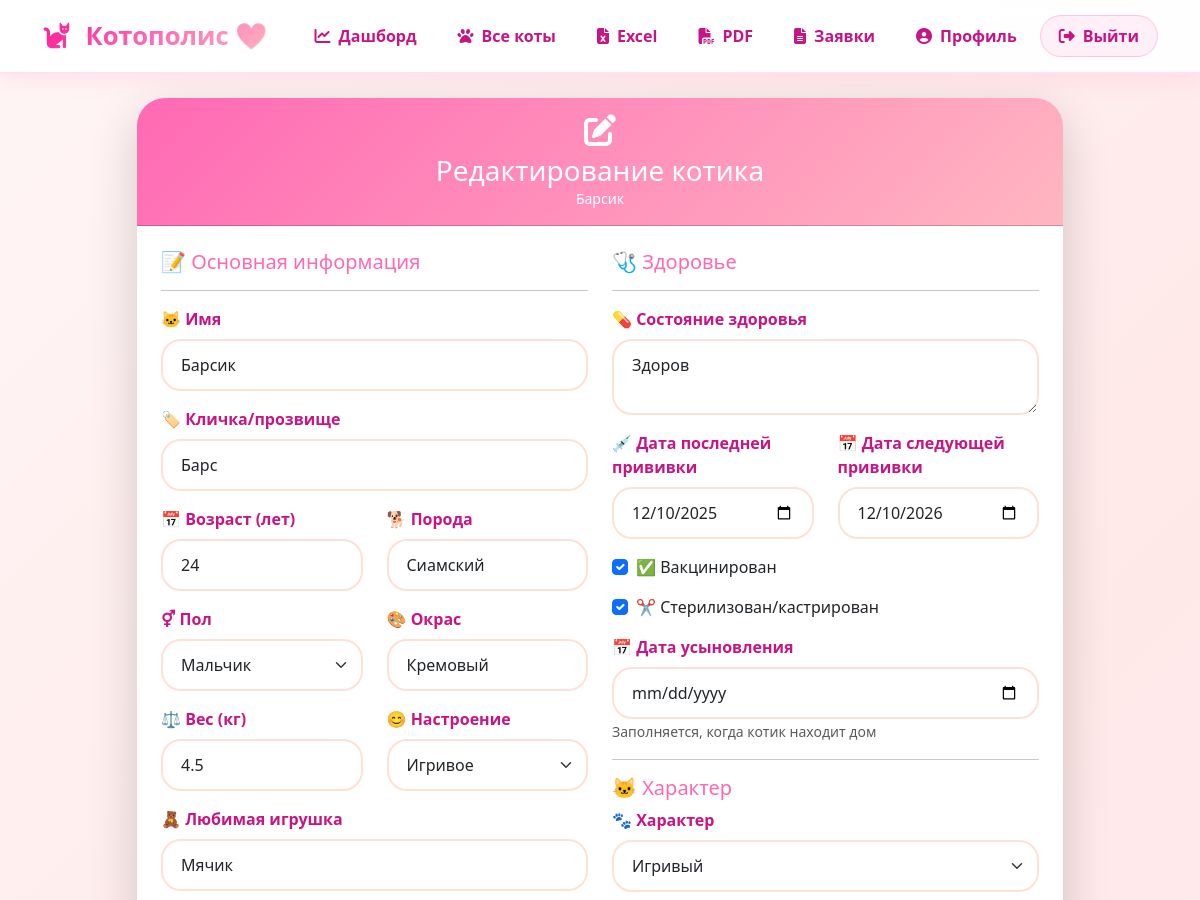
The page /edit_cat/1 (signed in, upper part) on the database as committed earlier.
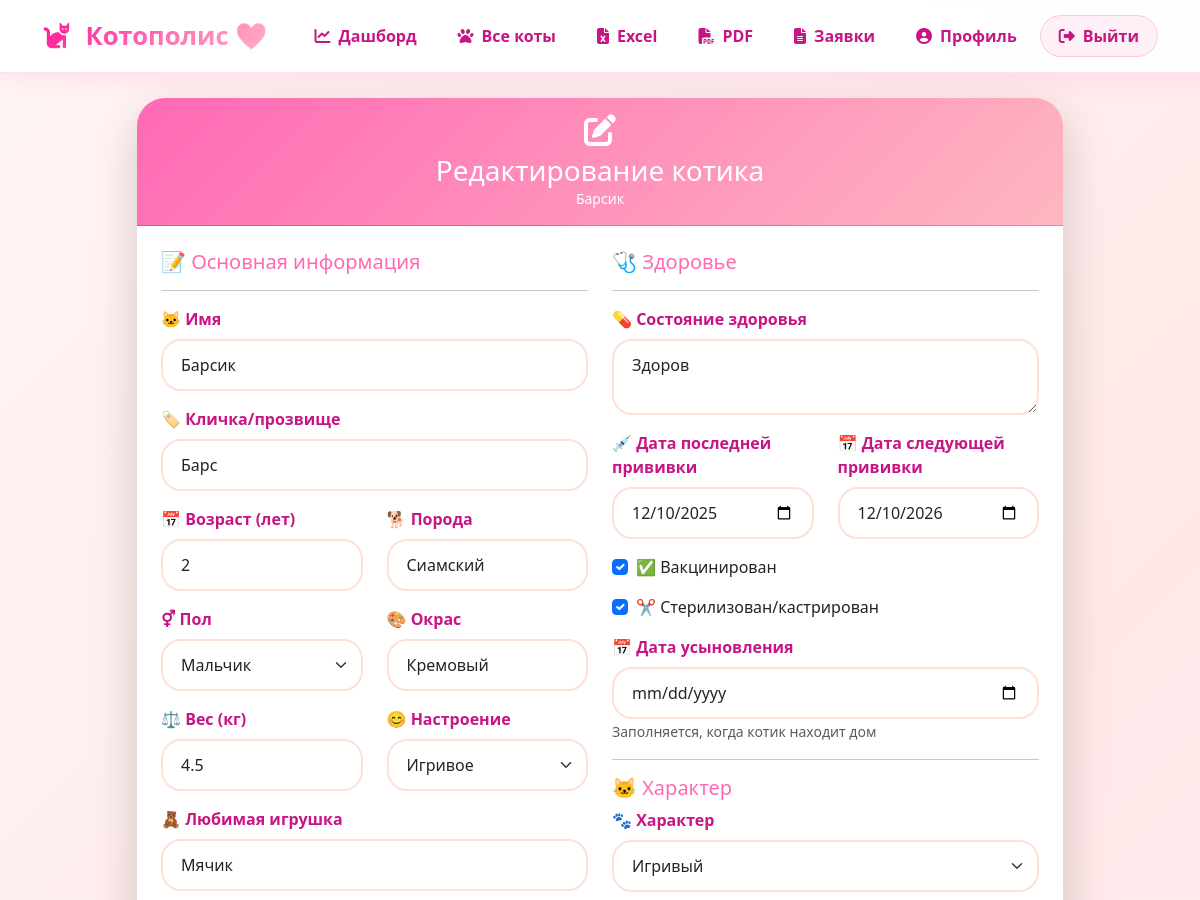
The same page on the database as committed later.
### models.py (models this page shows, shortened)
class Cat(db.Model):
    __tablename__ = 'cats'
    id = db.Column(db.Integer, primary_key=True)
    name = db.Column(db.String(100), nullable=False)
    nickname = db.Column(db.String(100))
    age = db.Column(db.Integer)
    breed = db.Column(db.String(100))
    gender = db.Column(db.String(20))
    color = db.Column(db.String(50))
    weight = db.Column(db.Float)
    mood = db.Column(db.String(30))
    favorite_toy = db.Column(db.String(100))
    arrival_date = db.Column(db.Date, default=date.today)
    status = db.Column(db.String(50), default='В приюте')
    health = db.Column(db.Text)
    description = db.Column(db.Text)
    last_vacc_date = db.Column(db.Date, default=date.today)
    next_vacc_date = db.Column(db.Date)
    is_vaccinated = db.Column(db.Boolean, default=False)
    is_sterilized = db.Column(db.Boolean, default=False)
    photo_path = db.Column(db.String(200))
    created_at = db.Column(db.DateTime, default=datetime.utcnow)
    updated_at = db.Column(db.DateTime, default=datetime.utcnow, onupdate=datetime.utcnow)
    adoption_date = db.Column(db.Date)
    personality = db.Column(db.Text)
    activity_level = db.Column(db.String(200))
    kids_friendly = db.Column(db.Boolean, default=True)
    cats_friendly = db.Column(db.Boolean, default=True)
    dogs_friendly = db.Column(db.Boolean, default=True)
    favorite_place = db.Column(db.String(200))
    vocal = db.Column(db.String(100))
    food_preferences = db.Column(db.Text)
    story = db.Column(db.Text)
    adoption_recommendation = db.Column(db.Text)

### app.py (the view, shortened to what this page needs)
@app.route('/edit_cat/<int:cat_id>', methods=['GET', 'POST'])
@login_required
@admin_required
def edit_cat(cat_id):
    cat = Cat.query.get_or_404(cat_id)
    form = CatForm(obj=cat)
    return render_template('edit_cat.html', form=form, cat=cat)

### app.py (called while the page is built)
def admin_required(f):
    @wraps(f)
    def decorated_function(*args, **kwargs):
        if not current_user.is_authenticated:
            flash('🌸 Пожалуйста, войдите в систему', 'warning')
            return redirect(url_for('login'))
        if current_user.role != 'admin':
            flash('🩷 У вас нет прав для выполнения этого действия', 'danger')
            return redirect(url_for('dashboard'))
        return f(*args, **kwargs)
    return decorated_function

@login_manager.user_loader
def load_user(user_id):
    return User.query.get(int(user_id))

@app.context_processor
def utility_processor():
    def get_current_year():
        return datetime.now().year
    def get_total_cats():
        return Cat.query.count()
    def get_available_cats():
        return Cat.query.filter_by(status='В приюте').count()
    return {
        'current_year': get_current_year(),
        'total_cats': get_total_cats(),
        'available_cats': get_available_cats(),
        'now': datetime.now()
    }

### templates/edit_cat.html (shortened to what this page needs)
{% extends 'base.html' %}
{% block content %}
<div class="row justify-content-center">
    <div class="col-md-10">
        <div class="card shadow-lg border-0">
            <div class="card-header bg-pink text-white text-center py-3">
                <i class="fas fa-edit fa-2x mb-2"></i>
                <h3 class="mb-0">Редактирование котика</h3>
                <p class="mb-0 small">{{ cat.name }}</p>
            </div>
            <div class="card-body p-4">
                <form method="POST" enctype="multipart/form-data">
                    <div class="row">
                        <div class="col-md-6">
                            <h5 class="text-pink">📝 Основная информация</h5>
                            <hr>
                            <div class="mb-3">
                                <label class="form-label">{{ form.name.label.text }}</label>
                                {{ form.name(class="form-control") }}
                            </div>
                            <div class="mb-3">
                                <label class="form-label">{{ form.nickname.label.text }}</label>
                                {{ form.nickname(class="form-control") }}
                            </div>
                            <div class="row">
                                <div class="col-md-6">
                                    <div class="mb-3">
                                        <label class="form-label">{{ form.age.label.text }}</label>
                                        {{ form.age(class="form-control") }}
                                    </div>
                                </div>
                                <div class="col-md-6">
                                    <div class="mb-3">
                                        <label class="form-label">{{ form.breed.label.text }}</label>
                                        {{ form.breed(class="form-control") }}
                                    </div>
                                </div>
                            </div>
                            <div class="row">
                                <div class="col-md-6">
                                    <div class="mb-3">
                                        <label class="form-label">{{ form.gender.label.text }}</label>
                                        {{ form.gender(class="form-select") }}
                                    </div>
                                </div>
                                <div class="col-md-6">
                                    <div class="mb-3">
                                        <label class="form-label">{{ form.color.label.text }}</label>
                                        {{ form.color(class="form-control") }}
                                    </div>
                                </div>
                            </div>
                            <div class="row">
                                <div class="col-md-6">
                                    <div class="mb-3">
                                        <label class="form-label">{{ form.weight.label.text }}</label>
                                        {{ form.weight(class="form-control") }}
                                    </div>
                                </div>
                                <div class="col-md-6">
                                    <div class="mb-3">
                                        <label class="form-label">{{ form.mood.label.text }}</label>
                                        {{ form.mood(class="form-select") }}
                                    </div>
                                </div>
                            </div>
                            <div class="mb-3">
                                <label class="form-label">{{ form.favorite_toy.label.text }}</label>
                                {{ form.favorite_toy(class="form-control") }}
                            </div>
                        </div>
                        <div class="col-md-6">
                            <h5 class="text-pink">🩺 Здоровье</h5>
                            <hr>
                            <div class="mb-3">
                                <label class="form-label">{{ form.health.label.text }}</label>
                                {{ form.health(class="form-control", rows="2") }}
                            </div>
                            <div class="row">
                                <div class="col-md-6">
                                    <div class="mb-3">
                                        <label class="form-label">{{ form.last_vacc_date.label.text }}</label>
                                        {{ form.last_vacc_date(class="form-control", type="date") }}
                                    </div>
                                </div>
                                <div class="col-md-6">
                                    <div class="mb-3">
                                        <label class="form-label">{{ form.next_vacc_date.label.text }}</label>
                                        {{ form.next_vacc_date(class="form-control", type="date") }}
                                    </div>
                                </div>
                            </div>
                            <div class="form-check mb-3">
                                {{ form.is_vaccinated(class="form-check-input") }}
                                <label class="form-check-label">{{ form.is_vaccinated.label.text }}</label>
                            </div>
                            <div class="form-check mb-3">
                                {{ form.is_sterilized(class="form-check-input") }}
                                <label class="form-check-label">{{ form.is_sterilized.label.text }}</label>
                            </div>
                           <div class="mb-3">
    <label class="form-label">{{ form.adoption_date.label.text }}</label>
    {{ form.adoption_date(class="form-control", type="date") }}
    <small class="text-muted">Заполняется, когда котик находит дом</small>
</div>
                            <hr>
                            <h5 class="text-pink">🐱 Характер</h5>
                            <div class="mb-3">
                                <label class="form-label">{{ form.personality.label.text }}</label>
                                {{ form.personality(class="form-select") }}
                            </div>
                        </div>
                    </div>
                </form>
            </div>
        </div>
    </div>
</div>
{% endblock %}

### templates/base.html (shortened to what this page needs)
<!DOCTYPE html>
<html lang="ru">
<head>
    <link href="https://cdn.jsdelivr.net/npm/bootstrap@5.3.0/dist/css/bootstrap.min.css" rel="stylesheet">
    <link rel="stylesheet" href="https://cdnjs.cloudflare.com/ajax/libs/font-awesome/6.4.0/css/all.min.css">
    <link rel="stylesheet" href="{{ url_for('static', filename='css/style.css') }}">
</head>
<body>
    <nav class="navbar navbar-expand-lg sticky-top">
        <div class="container">
            <a class="navbar-brand" href="{{ url_for('index') }}">
                <i class="fas fa-cat"></i> Котополис 🩷
            </a>
            {% if current_user.is_authenticated %}
                <div class="collapse navbar-collapse" id="navbarNav">
                    <ul class="navbar-nav ms-auto">
                        <li class="nav-item">
                            <a class="nav-link" href="{{ url_for('dashboard') }}">
                                <i class="fas fa-chart-line"></i> Дашборд
                            </a>
                        </li>
                        <li class="nav-item">
                            <a class="nav-link" href="{{ url_for('cats') }}">
                                <i class="fas fa-paw"></i> Все коты
                            </a>
                        </li>
                        <li class="nav-item">
                            <a class="nav-link" href="{{ url_for('export_excel') }}">
                                <i class="fas fa-file-excel"></i> Excel
                            </a>
                        </li>
                        <li class="nav-item">
                            <a class="nav-link" href="{{ url_for('report') }}">
                                <i class="fas fa-file-pdf"></i> PDF
                            </a>
                        </li>
                        {% if current_user.role == 'admin' %}
                        <li class="nav-item">
                            <a class="nav-link" href="{{ url_for('adoption_requests') }}">
                                <i class="fas fa-file-alt"></i> Заявки
                            </a>
                        </li>
                        {% endif %}
                        <li class="nav-item">
                            <a class="nav-link" href="{{ url_for('profile') }}">
                                <i class="fas fa-user-circle"></i> Профиль
                            </a>
                        </li>
                        <li class="nav-item">
                            <a class="nav-link logout-link" href="{{ url_for('logout') }}">
                                <i class="fas fa-sign-out-alt"></i> Выйти
                            </a>
                        </li>
                    </ul>
                </div>
            {% endif %}
        </div>
    </nav>
    <main class="container mt-4">
        {% block content %}{% endblock %}
    </main>
</body>
</html>

### static/css/style.css (style rules this page uses)
:root { --pink-primary: #ff69b4; --pink-light: #ffb6c1; --pink-dark: #ff1493; --pink-bg: #fff0f5; --pink-gradient: linear-gradient(135deg, #ff69b4 0%, #ffb6c1 100%); --shadow-pink: 0 5px 15px rgba(255, 105, 180, 0.3); }
* { margin: 0; padding: 0; box-sizing: border-box; }
body { background: linear-gradient(135deg, #fff0f5 0%, #ffe4ec 100%); font-family: 'Segoe UI', 'Poppins', Tahoma, Geneva, Verdana, sans-serif; min-height: 100vh; display: flex; flex-direction: column; }
main { flex: 1; animation: fadeIn 0.5s ease-out; }
.navbar { background: var(--pink-gradient); box-shadow: var(--shadow-pink); padding: 0.8rem 0; }
.navbar-brand { font-size: 1.5rem; font-weight: bold; color: white !important; transition: all 0.3s ease; }
.navbar-brand i { margin-right: 8px; animation: pulse 2s infinite; }
.nav-link { color: white !important; transition: all 0.3s ease; border-radius: 25px; padding: 8px 18px !important; }
.card { border: none; border-radius: 15px; box-shadow: 0 2px 8px rgba(0,0,0,0.08); overflow: hidden; }
.card-header { background: var(--pink-gradient); color: white; padding: 12px 15px; }
.form-control, .form-select { border-radius: 10px; border: 1px solid #ffe4ec; padding: 8px 12px; }
.form-label { font-weight: 500; color: #555; margin-bottom: 5px; }
.text-pink { color: var(--pink-primary); }
.bg-pink { background: var(--pink-gradient); }
.nav-link { position: relative; transition: all 0.3s ease; }
.nav-link::after { content: ''; position: absolute; bottom: 0; left: 50%; width: 0; height: 2px; background: white; transition: all 0.3s ease; transform: translateX(-50%); }
* { box-sizing: border-box; }
html { font-size: 16px; scroll-behavior: smooth; }
@media (min-width: 1200px) { .container { max-width: 1140px; } }
.card { transition: transform 0.2s ease, box-shadow 0.2s ease; overflow: hidden; }
.form-control, .form-select { transition: border-color 0.15s ease-in-out, box-shadow 0.15s ease-in-out; }
.row { margin-left: -12px; margin-right: -12px; }
.row > [class*="col-"] { padding-left: 12px; padding-right: 12px; }
main { animation: contentFadeIn 0.5s ease-out; }
body { text-rendering: optimizeLegibility; -webkit-font-smoothing: antialiased; -moz-osx-font-smoothing: grayscale; }
* { transition: transform 0.1s ease; }
.cat-card, .card { transition: transform 0.3s ease, box-shadow 0.3s ease; }
.nav-link { transition: all 0.3s ease; }

### templates/base.html (style rules this page uses)
html { scroll-behavior: smooth; }
body { overflow-x: hidden; width: 100%; background: linear-gradient(135deg, #FFF5F5 0%, #FFE8E8 50%, #FFF0F5 100%); font-family: 'Segoe UI', 'Poppins', 'Quicksand', system-ui, -apple-system, sans-serif; }
.navbar { background: rgba(255, 255, 255, 0.95); backdrop-filter: blur(10px); -webkit-backdrop-filter: blur(10px); box-shadow: 0 4px 25px rgba(255, 105, 180, 0.15); border-bottom: 2px solid rgba(255, 105, 180, 0.2); transition: all 0.3s ease; padding: 12px 0; }
.navbar-brand { font-size: 1.6rem; font-weight: 800; background: linear-gradient(135deg, #FF1493 0%, #FF69B4 50%, #FFB6C1 100%); -webkit-background-clip: text; -moz-background-clip: text; background-clip: text; -webkit-text-fill-color: transparent; -moz-text-fill-color: transparent; white-space: nowrap; }
.navbar-nav { display: flex; flex-direction: row; align-items: center; gap: 5px; }
.nav-link { color: #C71585 !important; font-weight: 600; border-radius: 50px; transition: all 0.3s ease; padding: 8px 18px !important; white-space: nowrap; display: flex; align-items: center; gap: 8px; }
.nav-link i { font-size: 1rem; transition: transform 0.3s ease; }
.nav-link.logout-link { background: rgba(255, 105, 180, 0.1); border: 1px solid rgba(255, 105, 180, 0.3); }
.card { border: none; border-radius: 28px; background: white; overflow: hidden; transition: all 0.4s cubic-bezier(0.175, 0.885, 0.32, 1.275); box-shadow: 0 10px 30px rgba(255, 105, 180, 0.12); }
.form-control, .form-select { border-radius: 20px; border: 2px solid #FFE0D6; padding: 12px 18px; transition: all 0.3s ease; }
.form-label { font-weight: 600; color: #C71585; margin-bottom: 8px; }
.card { animation: fadeInUp 0.4s ease-out; }

Rows that differ between the two databases and show on the page:
changed Cat "Барсик": age "24" → "2"
